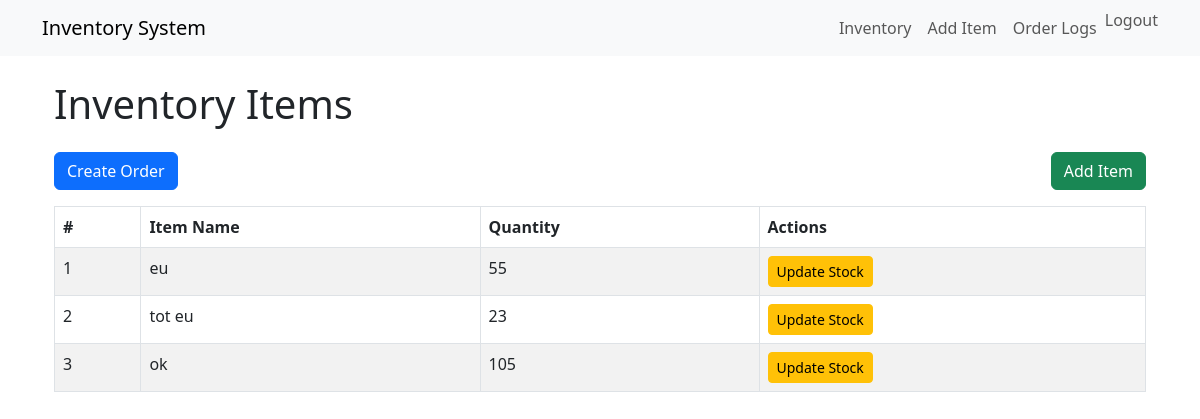
The app's page /inventory/ (signed in), older data.
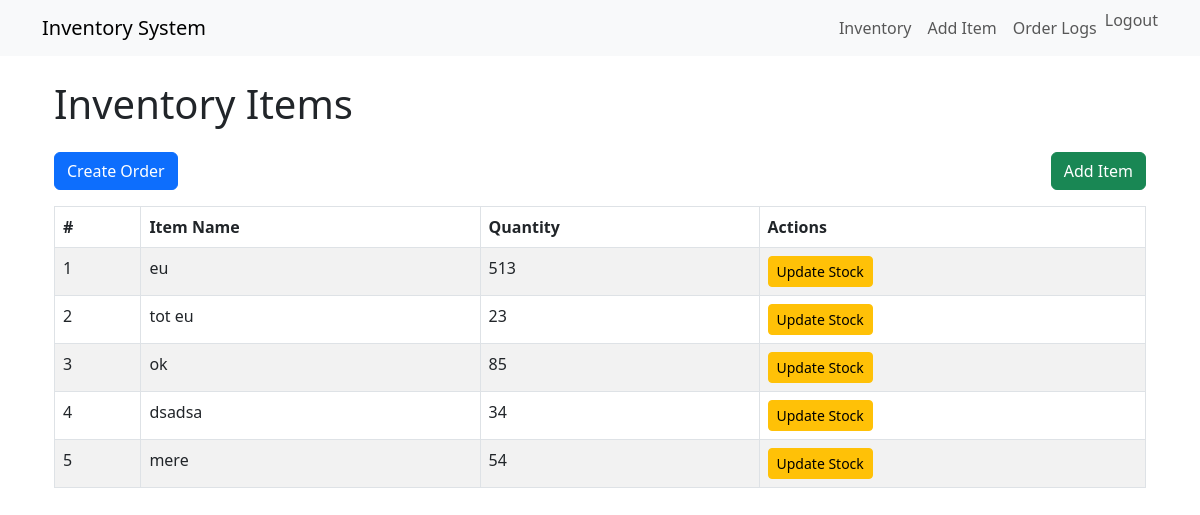
The same page, newer data.
### inventory/models.py (models this page shows, shortened)
class Item(models.Model):
    name = models.CharField(max_length=255)
    quantity = models.IntegerField()
    description = models.TextField()

### inventory/views.py (the view)
# urls.py: path('', views.inventory_list, name='inventory_list'),
@login_required
def inventory_list(request):
    items = Item.objects.all()
    low_stock_items = items.filter(quantity__lt=15)  # Assuming you want items with quantity less than 15
    return render(request, 'inventory/inventory_list.html', {'items': items, 'low_stock_items': low_stock_items})

### inventory/templates/inventory/inventory_list.html (shortened to what this page needs)
{% extends 'base.html' %}
{% block content %}
<div class="container">
    <h1 class="mb-4">Inventory Items</h1>
    <div class="d-flex justify-content-between mb-3">
        <a href="{% url 'create_order' %}" class="btn btn-primary">Create Order</a>
        <a href="{% url 'add_item' %}" class="btn btn-success">Add Item</a>
    </div>
    <table class="table table-bordered table-striped">
    <thead>
        <tr>
            <th>#</th>
            <th>Item Name</th>
            <th>Quantity</th>
            <th>Actions</th>
        </tr>
    </thead>
    <tbody>
        {% for item in items %}
        <tr class="{% if item.quantity < 15 %}table-warning{% endif %}">
            <td>{{ forloop.counter }}</td>
            <td>{{ item.name }}</td>
            <td>{{ item.quantity }}</td>
            <td>
                <a href="{% url 'update_stock' item.pk %}" class="btn btn-warning btn-sm">Update Stock</a>
            </td>
        </tr>
        {% endfor %}
    </tbody>
</table>
</div>
{% endblock %}

Row changes from the older to the newer data that the page shows:
changed Item "eu": quantity "55" → "513"
changed Item "ok": quantity "105" → "85"
added Item: name "dsadsa", quantity "34"
added Item: name "mere", quantity "54"
